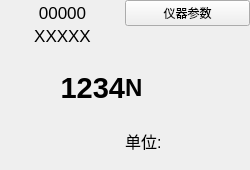
<?xml version="1.0" encoding="UTF-8"?>
<ui version="4.0">
 <class>facPanel</class>
 <widget class="QWidget" name="facPanel">
  <property name="geometry">
   <rect>
    <x>0</x>
    <y>0</y>
    <width>250</width>
    <height>170</height>
   </rect>
  </property>
  <property name="windowTitle">
   <string>Form</string>
  </property>
  <layout class="QVBoxLayout" name="verticalLayout" stretch="9,1">
   <property name="spacing">
    <number>0</number>
   </property>
   <property name="leftMargin">
    <number>0</number>
   </property>
   <property name="topMargin">
    <number>0</number>
   </property>
   <property name="rightMargin">
    <number>0</number>
   </property>
   <property name="bottomMargin">
    <number>0</number>
   </property>
   <item>
    <layout class="QGridLayout" name="gridLayout" rowstretch="1,1,7,1">
     <item row="0" column="0">
      <widget class="QLabel" name="fac_code">
       <property name="font">
        <font>
         <pointsize>13</pointsize>
        </font>
       </property>
       <property name="text">
        <string>00000</string>
       </property>
       <property name="alignment">
        <set>Qt::AlignCenter</set>
       </property>
      </widget>
     </item>
     <item row="0" column="1">
      <widget class="QPushButton" name="btn_devParam">
       <property name="sizePolicy">
        <sizepolicy hsizetype="Preferred" vsizetype="Preferred">
         <horstretch>0</horstretch>
         <verstretch>0</verstretch>
        </sizepolicy>
       </property>
       <property name="text">
        <string>仪器参数</string>
       </property>
      </widget>
     </item>
     <item row="1" column="0">
      <widget class="QLabel" name="fac_name">
       <property name="font">
        <font>
         <pointsize>13</pointsize>
        </font>
       </property>
       <property name="text">
        <string>XXXXX</string>
       </property>
       <property name="alignment">
        <set>Qt::AlignCenter</set>
       </property>
      </widget>
     </item>
     <item row="1" column="1">
      <spacer name="horizontalSpacer">
       <property name="orientation">
        <enum>Qt::Horizontal</enum>
       </property>
       <property name="sizeHint" stdset="0">
        <size>
         <width>40</width>
         <height>20</height>
        </size>
       </property>
      </spacer>
     </item>
     <item row="2" column="0">
      <widget class="QLabel" name="fac_value">
       <property name="font">
        <font>
         <pointsize>22</pointsize>
         <weight>75</weight>
         <bold>true</bold>
        </font>
       </property>
       <property name="text">
        <string>1234</string>
       </property>
       <property name="scaledContents">
        <bool>true</bool>
       </property>
       <property name="alignment">
        <set>Qt::AlignRight|Qt::AlignTrailing|Qt::AlignVCenter</set>
       </property>
       <property name="margin">
        <number>5</number>
       </property>
      </widget>
     </item>
     <item row="2" column="1">
      <widget class="QLabel" name="fac_state">
       <property name="font">
        <font>
         <pointsize>18</pointsize>
         <weight>75</weight>
         <bold>true</bold>
        </font>
       </property>
       <property name="text">
        <string>N</string>
       </property>
       <property name="margin">
        <number>3</number>
       </property>
      </widget>
     </item>
     <item row="3" column="0">
      <spacer name="horizontalSpacer_2">
       <property name="orientation">
        <enum>Qt::Horizontal</enum>
       </property>
       <property name="sizeHint" stdset="0">
        <size>
         <width>40</width>
         <height>20</height>
        </size>
       </property>
      </spacer>
     </item>
     <item row="3" column="1">
      <widget class="QLabel" name="fac_unit">
       <property name="font">
        <font>
         <pointsize>12</pointsize>
         <weight>50</weight>
         <bold>false</bold>
        </font>
       </property>
       <property name="text">
        <string>单位:</string>
       </property>
      </widget>
     </item>
    </layout>
   </item>
   <item>
    <widget class="QLabel" name="fac_statelight">
     <property name="text">
      <string/>
     </property>
    </widget>
   </item>
  </layout>
 </widget>
 <resources/>
 <connections/>
</ui>
